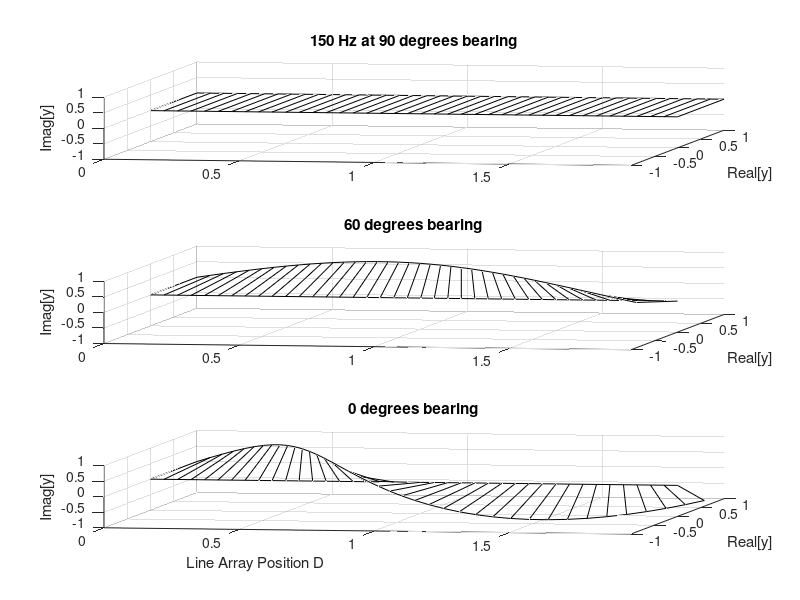
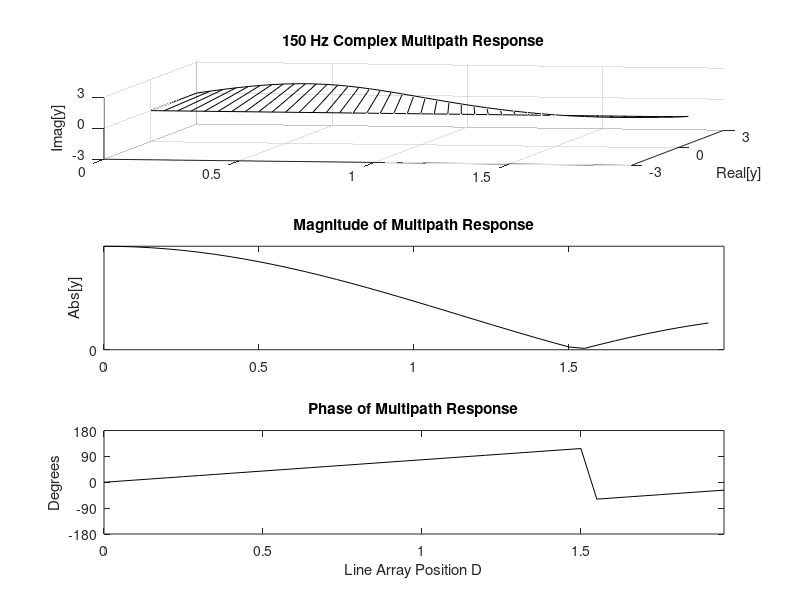

MATLAB code for these plots, in order:
% Eigenvalue case demo

d=.05;
numels=40;
f=150;
c=345;
k=2*pi*f/c;
j=sqrt(-1);

D=zeros([numels 1]);
for n=1:numels,
	D(n)=(n-1)*d;
end;

theta1=90;
y1=exp(j.*k.*D.*cos((pi/180).*theta1));
theta2=60;
y2=exp(j.*k.*D.*cos((pi/180).*theta2));
theta3=0;
y3=exp(j.*k.*D.*cos((pi/180).*theta3));

x0=zeros(size(y1));
y0=zeros(size(y1));
y1x=real(y1);
y1y=imag(y1);
y2x=real(y2);
y2y=imag(y2);
y3x=real(y3);
y3y=imag(y3);

figure(1);
subplot(3,1,1), plot3(D,y1x,y1y,'k');
axis([D(1) D(numels) -1 1 -1 1]);
hold on;
for n=1:numels,
	h=line([D(n) D(n)],[x0(n) y1x(n)],[y0(n) y1y(n)]);
	%set(h,'LineStyle','--');
	set(h,'Color','k');
end;
h=line([D(1) D(numels)],[0 0],[0 0]);
set(h,'Color','k');
hold off;
view(10,30);
ylabel('Real[y]');
zlabel('Imag[y]');
title('150 Hz at 90 degrees bearing');
grid on;

subplot(3,1,2), plot3(D,y2x,y2y,'k');
axis([D(1) D(numels) -1 1 -1 1]);
hold on;
for n=1:numels,
	h=line([D(n) D(n)],[x0(n) y2x(n)],[y0(n) y2y(n)]);
	%set(h,'LineStyle','--');
	set(h,'Color','k');
end;
h=line([D(1) D(numels)],[0 0],[0 0]);
set(h,'Color','k');
hold off;
view(10,30);
ylabel('Real[y]');
zlabel('Imag[y]');
title('60 degrees bearing');
grid on;

subplot(3,1,3), plot3(D,y3x,y3y,'k');
axis([D(1) D(numels) -1 1 -1 1]);
hold on;
for n=1:numels,
	h=line([D(n) D(n)],[x0(n) y3x(n)],[y0(n) y3y(n)]);
%	set(h,'LineStyle','--');
	set(h,'Color','k');
end;
h=line([D(1) D(numels)],[0 0],[0 0]);
set(h,'Color','k');
hold off;
view(10,30);
xlabel('Line Array Position D');
ylabel('Real[y]');
zlabel('Imag[y]');
title('0 degrees bearing');
grid on;

% combined wave
yt=(y1+y2+y3);
ytx=real(yt);
yty=imag(yt);

figure(2)
subplot(3,1,1), plot3(D,ytx,yty,'k');
axis([D(1) D(numels) -3 3 -3 3]);
hold on;
for n=1:numels,
	h=line([D(n) D(n)],[x0(n) ytx(n)],[y0(n) yty(n)]);
%	set(h,'LineStyle','--');
	set(h,'Color','k');
end;
h=line([D(1) D(numels)],[0 0],[0 0]);
set(h,'Color','k');
hold off;
view(10,30);
ylabel('Real[y]');
zlabel('Imag[y]');
title('150 Hz Complex Multipath Response');
h=gca;
set(h,'ZTick',[-3 0 3],'YTick',[-3 0 3],'XTick',[0 .5 1 1.5]);
grid on;

subplot(3,1,2), plot(D,abs(yt),'k');
ylabel('Abs[y]');
title('Magnitude of Multipath Response');
h=gca;
set(h,'YTick',[-180 -90 0 90 180],'XTick',[0 .5 1 1.5]);

subplot(3,1,3), plot(D,(180/pi).*angle(yt),'k');
ylabel('Degrees');
xlabel('Line Array Position D');
title('Phase of Multipath Response');
axis([0 D(numels) -180 180]);
h=gca;
set(h,'YTick',[-180 -90 0 90 180],'XTick',[0 .5 1 1.5]);
